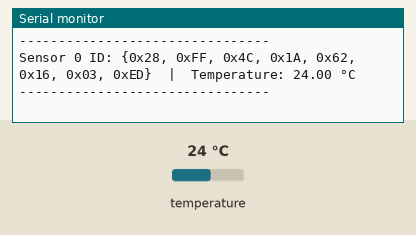
Simulated run of this sketch. Board: Arduino Uno, built with avr-gcc and run on an emulated ATmega328P. On the bench: the last lines printed to the serial monitor. Inputs (shaded band) come from the test bench; at power-on: temperature 24 °C.

Above: at 3.3 s.
3.4 s: temperature set to 12 °C
At 5.1 s:
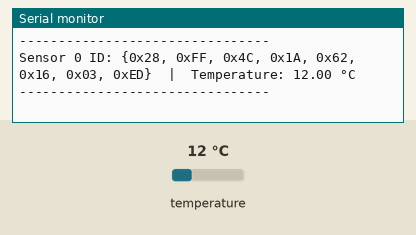
5.9 s: temperature set to 19 °C
At 6.9 s:
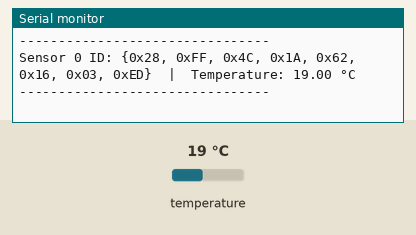

The sketch:

sensorIdWithTemp.ino
```cpp
#include <OneWire.h>
#include <DallasTemperature.h>

#define SENSOR_PIN 11  // Change if needed

OneWire oneWire(SENSOR_PIN);
DallasTemperature sensors(&oneWire);

DeviceAddress tempDeviceAddress;

void setup() {
  Serial.begin(115200);
  sensors.begin();

  Serial.println("Scanning for DS18B20 sensors...");
  Serial.print("Number of sensors found: ");
  Serial.println(sensors.getDeviceCount());
  Serial.println();
}

void loop() {

  // Ask all sensors to measure temperature
  sensors.requestTemperatures();

  for (uint8_t i = 0; i < sensors.getDeviceCount(); i++) {
    if (sensors.getAddress(tempDeviceAddress, i)) {

      Serial.print("Sensor ");
      Serial.print(i);
      Serial.print(" ID: {");

      for (uint8_t j = 0; j < 8; j++) {
        Serial.print("0x");
        if (tempDeviceAddress[j] < 16) Serial.print("0");
        Serial.print(tempDeviceAddress[j], HEX);
        if (j < 7) Serial.print(", ");
      }
      Serial.print("}");

      // Read temperature of this sensor
      float tempC = sensors.getTempC(tempDeviceAddress);

      Serial.print("  |  Temperature: ");

      if (tempC == DEVICE_DISCONNECTED_C) {
        Serial.println("Error");
      } else {
        Serial.print(tempC);
        Serial.println(" °C");
      }

    } else {
      Serial.print("Unable to find address for sensor ");
      Serial.println(i);
    }
  }

  Serial.println("--------------------------------");
  delay(1000); // read every 5 seconds
}
```

Measured:
- after the input at 3.4 s, the serial monitor: prints a new line after 0.94 s (image 1)
- after the input at 5.9 s, the serial monitor: prints a new line after 0.22 s (image 2)
